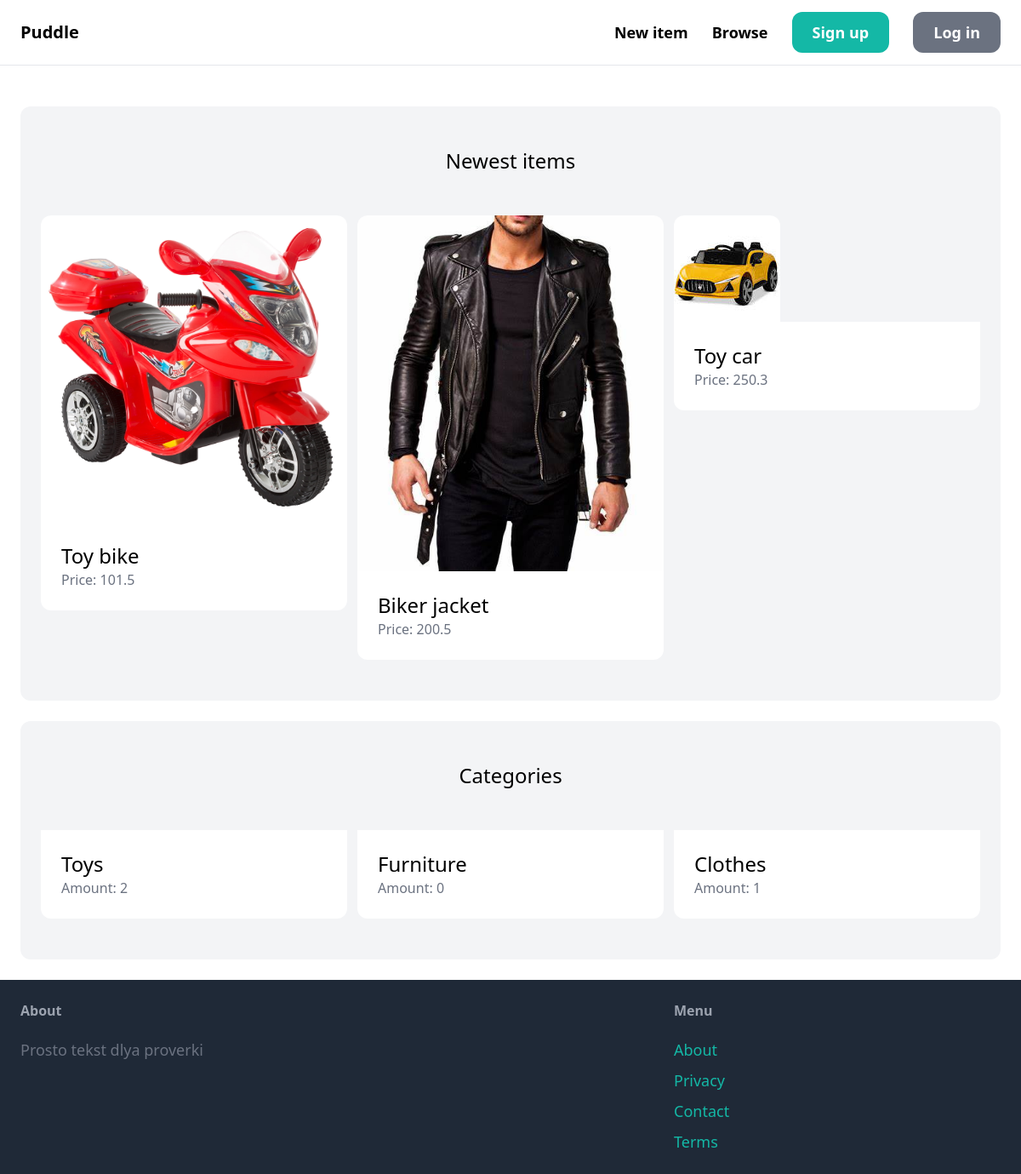
The page / on the database its author committed.
### item/models.py (models this page shows, shortened)
class Item(models.Model):
    category=models.ForeignKey(Category, related_name="items", on_delete=models.CASCADE)
    name=models.CharField(max_length=255)
    description=models.TextField(blank=True, null=True)
    image=models.ImageField(upload_to="item_image", blank=True, null=True)
    price=models.FloatField()
    is_sold=models.BooleanField(default=False)
    created_by=models.ForeignKey(User, related_name="items", on_delete=models.CASCADE)
    created_at=models.DateTimeField(auto_now_add=True)

class Category(models.Model):
    name=models.CharField(max_length=255)
    class Meta:
        verbose_name_plural = "Categories"

### core/views.py (the view)
# urls.py: path("", views.index, name="index"),
def index(request):
    items= Item.objects.filter(is_sold=False)[0:6]
    categories= Category.objects.all()
    return render(request, 'core/index.html', {
        "categories": categories,
        "items":items
    })

### core/templates/core/index.html (shortened to what this page needs)
{% extends 'core/base.html'%}
{% block content %}
    <div class="mt-6 px-6 py-12 bg-gray-100 rounded-xl">
        <h2 class="mb-12 text-2xl text-center">Newest items</h2>
        <div class="grid grid-cols-3 gap-3">
            {% for item in items %}
                <div>
                    <a href = "{% url 'item:detail' item.id%}">
                        <div>
                            <img src = "{{ item.image.url}}" class="rounded-t-xl">
                        </div>
                        <div class="p-6 bg-white rounded-b-xl">
                            <h2 class="text-2xl">{{item.name}}</h2>
                            <p class="text-gray-500">Price: {{item.price}}</p>
                        </div>
                    </a>
                </div>
            {% endfor %}
        </div>
    </div>
    <div class="mt-6 px-6 py-12 bg-gray-100 rounded-xl">
        <h2 class="mb-12 text-2xl text-center">Categories</h2>
        <div class="grid grid-cols-3 gap-3">
            {% for category in categories%}
                <div>
                    <a href = "#">
                        <div class="p-6 bg-white rounded-b-xl">
                            <h2 class="text-2xl">{{category.name}}</h2>
                            <p class="text-gray-500">Amount: {{ category.items.count }}</p>
                        </div>
                    </a>
                </div>
            {%endfor%}
        </div>
    </div>
{% endblock %}

### core/templates/core/base.html (shortened to what this page needs)
<!DOCTYPE html>
<html>
    <head>
        <script src="https://cdn.tailwindcss.com"></script>
    </head>
    <body>
        <nav class="py-6 px-6 flex justify-between items-center border-b border-gray-200">
            <a href="/" class = "text-xl font-semibold">Puddle</a>
            <div class="space-x-6">
                <a href="#" class="text-lg font-semibold hover:text-gray-500">New item</a>
                <a href="#" class="text-lg font-semibold hover:text-gray-500">Browse</a>
                {% if request.user.is_authenticated %}
                    <a href="#" class="px-6 py-3 text-lg font-semibold bg-teal-500 text-white rounded-xl hover:bg-teal-700">Inbox</a>
                    <a href="#" class="px-6 py-3 text-lg font-semibold bg-gray-500 text-white rounded-xl hover:bg-gray-700">Dashboard</a>
                {% else %}
                    <a href="{% url 'core:signup' %}" class="px-6 py-3 text-lg font-semibold bg-teal-500 text-white rounded-xl hover:bg-teal-700">Sign up</a>
                    <a href="{% url 'core:login' %}" class="px-6 py-3 text-lg font-semibold bg-gray-500 text-white rounded-xl hover:bg-gray-700">Log in</a>
                {% endif %}
            </div>
        </nav>
        <div class = "px-6 py-6">
        {% block content %}
        {% endblock %}
        </div>
        <footer class="py-6 px-6 flex justify-between bg-gray-800">
            <div class="w-2/3 pr-10">
                <h3 class="mb-5 font-semibold text-gray-400">About</h3>
                <p class="text-lg text-gray-500">Prosto tekst dlya proverki</p>
            </div>
            <div class="w-1/3">
                <h3 class = "mb-5 font-semibold text-gray-400">Menu</h3>
                <ul class="space-y-2">
                    <li><a href="#" class="text-lg text-teal-500 hover:text-teal-700">About</a></li>
                    <li><a href="#" class="text-lg text-teal-500 hover:text-teal-700">Privacy</a></li>
                    <li><a href="{% url 'core:contact' %}" class="text-lg text-teal-500 hover:text-teal-700">Contact</a></li>
                    <li><a href="#" class="text-lg text-teal-500 hover:text-teal-700">Terms</a></li>
                </ul>
            </div>
        </footer>
    </body>
</html>

### rows shown on the page
Item: image (picture), name "Toy bike", price "101.5"
Item: image (picture), name "Biker jacket", price "200.5"
Item: image (picture), name "Toy car", price "250.3"
Category: name "Toys", items.count "2"
Category: name "Furniture", items.count "0"
Category: name "Clothes", items.count "1"
